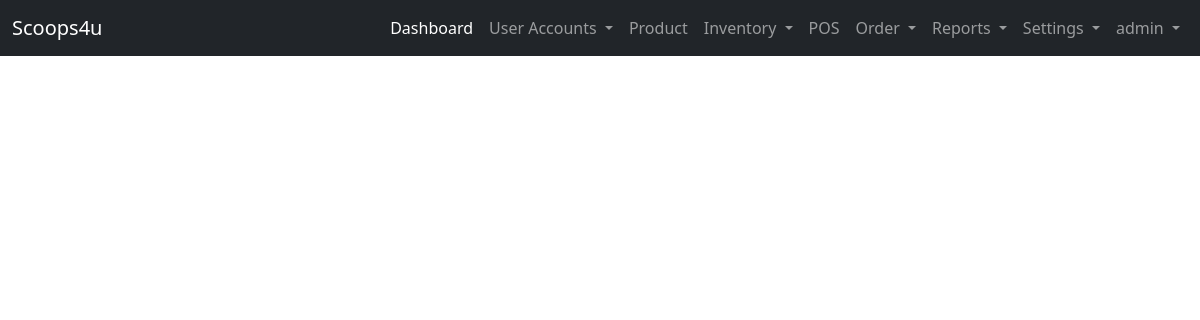
The page /user-site/transaction-orders/pending (signed in) on the database as committed earlier.
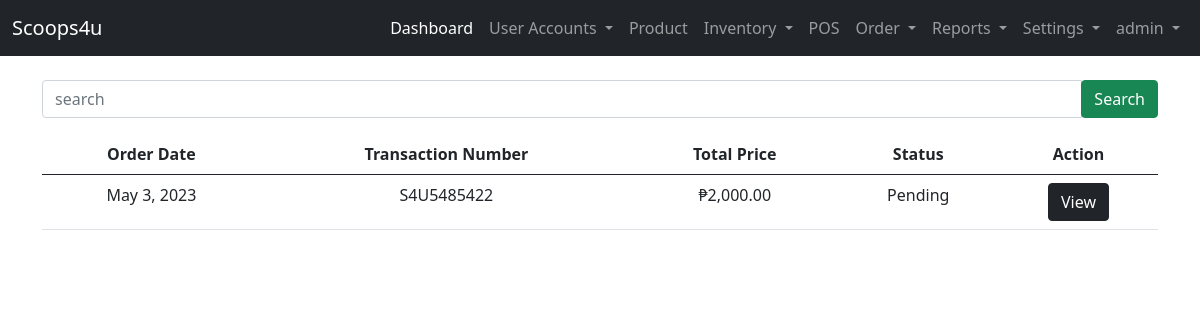
The same page on the database as committed later.
### admin_site/models.py (models this page shows, shortened)
class Transaction(models.Model):
    ORDERSTATUS = ( ("Pending","Pending"),("Out for Shipping","Out for Shipping"),("Completed","Completed"))
    DELIVERY_OPTION = ( ("pickup","pickup"),("delivery","delivery"))
    transaction_no =  models.CharField(unique=True, max_length=200, null=False,verbose_name='Transaction Number')
    transaction_user = models.CharField(max_length=250, null=True, verbose_name='List Username')
    transaction_fname = models.CharField(max_length=250, null=True, verbose_name='First Name')
    transaction_lname = models.CharField(max_length=250, null=True, verbose_name='Last Name')
    transaction_address = models.TextField(null=False, verbose_name='Address')
    transaction_contactno = models.BigIntegerField( null=True, verbose_name='Contact Number')
    transaction_doption = models.CharField(max_length=250, choices= DELIVERY_OPTION, null=True, verbose_name='Delivery Option')
    transaction_preferred_date = models.CharField(max_length=250,  null=True,   verbose_name='Preferred Date')
    transaction_totalprice =  models.BigIntegerField(null=True, default=0, verbose_name='Total Price')
    created_at =models.DateField(default=timezone.now,  verbose_name='Date Ordered')
    transaction_orderstatus = models.CharField(max_length=250, choices=ORDERSTATUS, null=True, default='Pending',verbose_name='Status')
    transaction_delivered = models.DateTimeField(null=True, blank=True, verbose_name='Delivered Time')

### admin_site/views.py (the view)
# urls.py: path('transaction-orders/pending', views.Transaction_orders, name='transaction_orders'),
@login_required(login_url='landing_page:login')
def Transaction_orders(request):
    list_transaction = Transaction.objects.filter(Q(transaction_orderstatus = "Pending")).order_by('-id')
    transaction_pending = Transaction.objects.filter(transaction_orderstatus = "Pending").count()
    context = {
        'list_transaction':list_transaction,
        'transaction_pending':transaction_pending
    }
    return render(request, 'admin_site/transaction/orders.html', context)

### templates/admin_site/transaction/orders.html (shortened to what this page needs)
{% extends 'admin_site/base.html' %}
{% block content %}
{% load humanize %}
{% if list_transaction %}
<form action="{% url 'admin_site:search_transaction' %}" method="GET" class="my-3 ">
    <div class="input-group">
        <input type="text" class="form-control" name="search" placeholder="search" required>
        <div class="input-group-append">
            <button class="btn btn-success" type="submit">Search</button>
        </div>
    </div>
</form>
    <table class="table table-hover text-center" >
        <thead>
            <tr>
                <th>Order Date</th>
                <th>Transaction Number</th>
                <th>Total Price</th>
                <th>Status</th>
                <th>Action</th>
            </tr>
        </thead>
        <tbody>
            {% for list in list_transaction %}
            <tr>
                <td>{{ list.created_at}}</td>
                <td>{{ list.transaction_no }}</td>
                <td>&#8369;{{ list.transaction_totalprice|floatformat:2|intcomma }}</td>
                <td>{{ list.transaction_orderstatus }}</td>
                <form action="{% url 'admin_site:transaction_view' list.id  %} " method="GET" >
                    <td><input type="submit" class="btn btn-dark" value="View"></td>
                </form>
            </tr>
            {% endfor %}
        </tbody>
    </table>
    {% endif %}
{% endblock content %}

Rows that differ between the two databases and show on the page:
now on this page (row edited): Transaction: created_at "May 3, 2023", transaction_no "S4U5485422", transaction_totalprice "2,000.00", transaction_orderstatus "Pending"
Other text that changed with them:
text now shown: "Search Order Date Transaction Number Total Price Status Action"
